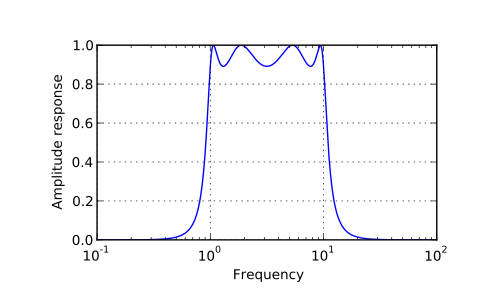

Write the Python code that produced this figure.
from scipy.signal import freqs, iirfilter

b, a = iirfilter(4, [1, 10], 1, 60, analog=True, ftype='cheby1')

w, h = freqs(b, a, worN=np.logspace(-1, 2, 1000))

import matplotlib.pyplot as plt
plt.semilogx(w, abs(h))
plt.xlabel('Frequency')
plt.ylabel('Amplitude response')
plt.grid()
plt.show()
